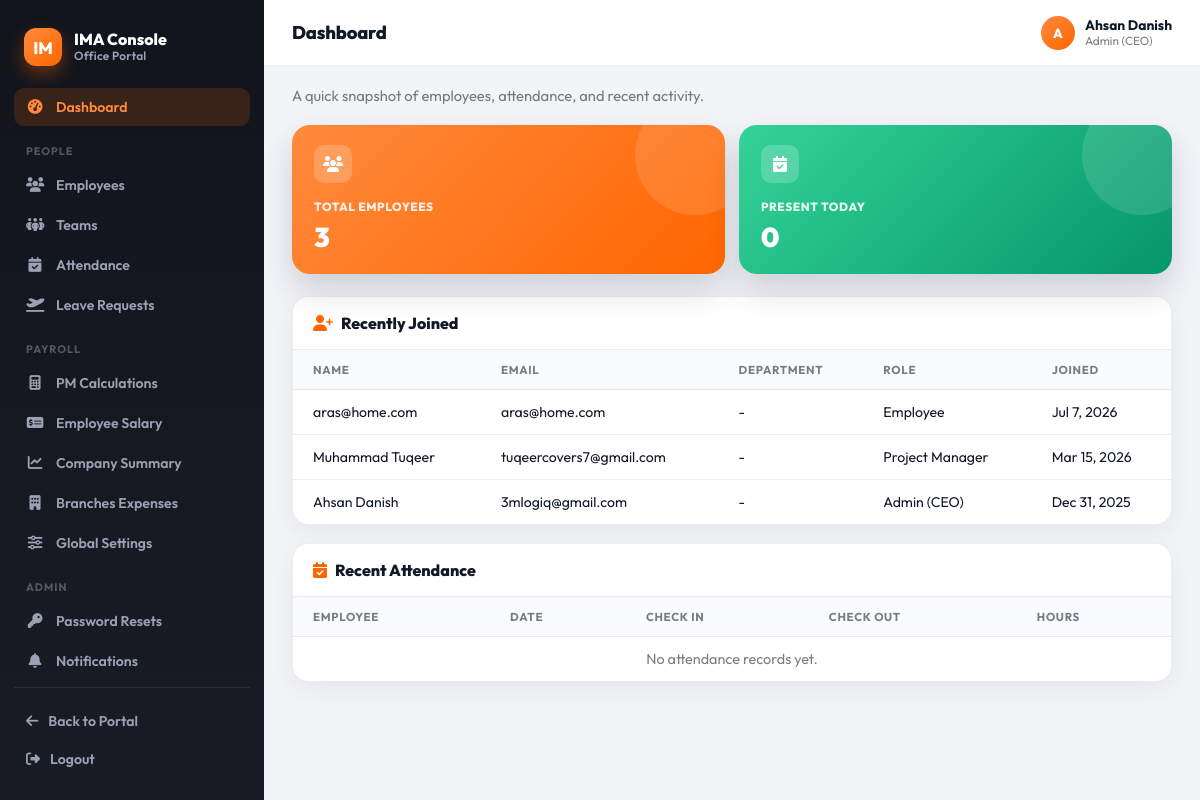
The app's page /console/ (signed in), older data.
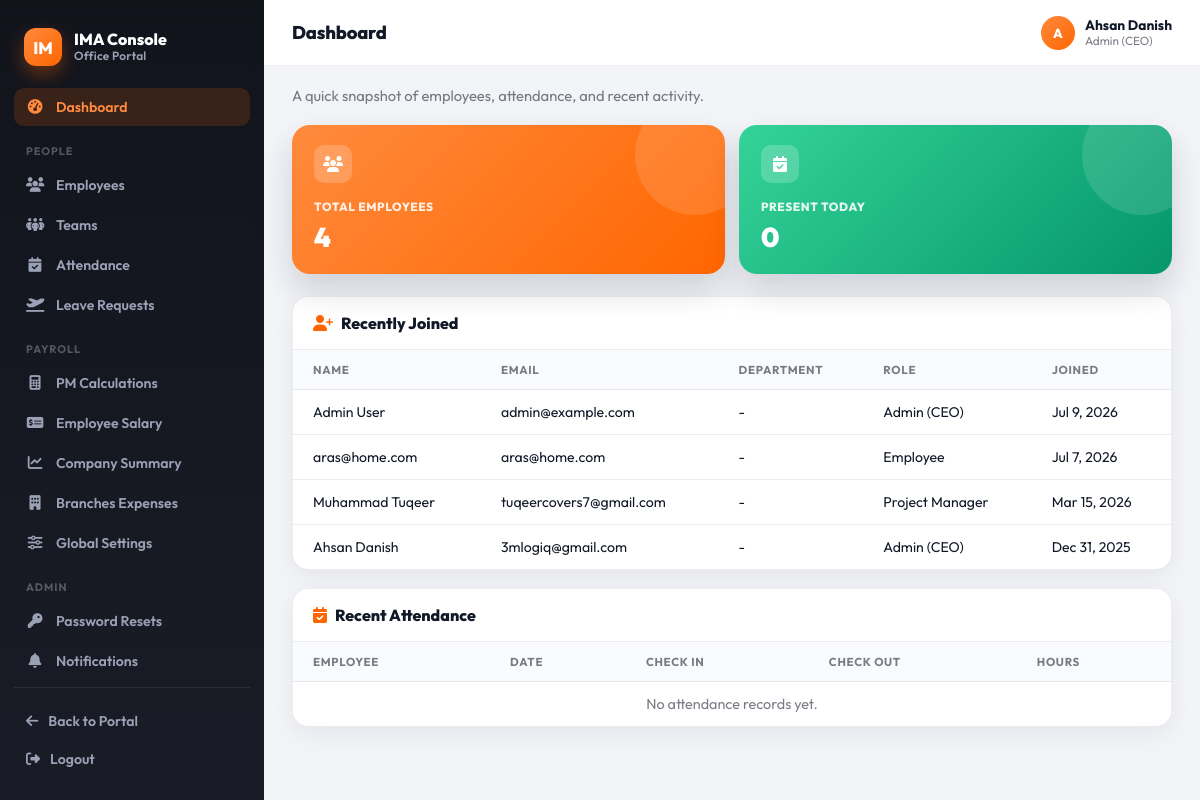
The same page, newer data.
### accounts/models.py (models this page shows, shortened)
class Employee(AbstractBaseUser, PermissionsMixin):
    cnic = models.CharField(max_length=13, unique=True, validators=[cnic_validator])
    email = models.EmailField(unique=True, validators=[email_validator])
    full_name = models.CharField(max_length=120, blank=True, null=True, validators=[alpha_spaces])
    fathers_name = models.CharField(max_length=120, blank=True, null=True, validators=[alpha_spaces])
    date_of_birth = models.DateField(blank=True, null=True)
    gender = models.CharField(max_length=10, choices=[('male','Male'),('female','Female'),('other','Other'),('na','Prefer not to say')], blank=True, null=True)
    marital_status = models.CharField(max_length=10, choices=[('single','Single'),('married','Married'),('divorced','Divorced'),('widowed','Widowed')], blank=True, null=True)
    contact_number = models.CharField(max_length=14, blank=True, null=True)
    residential_address = models.TextField(max_length=250, blank=True, null=True)
    date_of_joining = models.DateField(blank=True, null=True)
    reporting_manager_name = models.CharField(max_length=120, blank=True, null=True, validators=[alpha_spaces])
    department = models.CharField(max_length=10, choices=[('HR','HR'),('IT','IT'),('FIN','Finance'),('OPS','Operations'),('SALES','Sales'),('OTHER','Other')], blank=True, null=True)
    designation = models.CharField(max_length=120, blank=True, null=True)
    employment_type = models.CharField(max_length=2, choices=[('FT','Full-time'),('PT','Part-time'),('CT','Contract'),('IN','Internship')], blank=True, null=True)
    employee_code = models.CharField(max_length=20, unique=True, blank=True, null=True)
    profile_picture = models.ImageField(upload_to=profile_picture_path, validators=[], blank=True, null=True)
    cnic_front = models.ImageField(upload_to=cnic_front_path, validators=[], blank=True, null=True)
    cnic_back = models.ImageField(upload_to=cnic_back_path, validators=[], blank=True, null=True)
    degree_certificate = models.FileField(upload_to=degree_path, validators=[], blank=True, null=True)
    father_cnic = models.ImageField(upload_to=father_cnic_path, validators=[], blank=True, null=True)
    emergency_contact_name = models.CharField(max_length=120, blank=True, null=True)
    emergency_relationship = models.CharField(max_length=10, choices=[('father','Father'),('mother','Mother'),('spouse','Spouse'),('sibling','Sibling'),('friend','Friend'),('other','Other')], blank=True, null=True)
    emergency_contact_number = models.CharField(max_length=14, blank=True, null=True)
    emergency_contact_address = models.TextField(blank=True, null=True)
    blood_group = models.CharField(max_length=3, choices=[('A+','A+'),('A-','A-'),('B+','B+'),('B-','B-'),('O+','O+'),('O-','O-'),('AB+','AB+'),('AB-','AB-')], blank=True, null=True)
    previous_employer = models.TextField(blank=True, null=True)
    special_skills = models.TextField(blank=True, null=True)
    ROLE_CHOICES = [
        ('employee', 'Employee'),
        ('pm', 'Project Manager'),
        ('admin', 'Admin (CEO)'),   # 🔹 added Admin role
    ]
    role = models.CharField(
        max_length=20,
        choices=ROLE_CHOICES,
        default='employee',
        help_text="Role of the employee. Default is 'Employee'."
    )
    is_staff = models.BooleanField(default=False)
    is_active = models.BooleanField(default=False)
    date_joined = models.DateTimeField(auto_now_add=True)
    objects = EmployeeManager()
    USERNAME_FIELD = 'cnic'
    REQUIRED_FIELDS = ['email']
    class Media:
        css = {"all": ("css/admin/accounts.css",)}

### console/views.py (the view, shortened to what this page needs)
# urls.py: path("", views.dashboard_view, name="dashboard"),
@login_required
@role_required(*STAFF_ROLES)
def dashboard_view(request):
    today = timezone.localdate()
    employees_qs = Employee.objects.all()
    attendance_qs = Attendance.objects.select_related("employee")
    if not _is_admin(request):
        member_ids = _pm_team_member_ids(request.user)
        employees_qs = employees_qs.filter(id__in=member_ids)
        attendance_qs = attendance_qs.filter(employee_id__in=_pm_scope_ids(request.user))
    recent_employees = []
    for emp in employees_qs.order_by("-date_joined")[:5]:
        recent_employees.append(
            {
                "name": emp.full_name or emp.email or emp.cnic,
                "email": emp.email,
                "department": emp.get_department_display() if emp.department else "-",
                "role": emp.get_role_display() if emp.role else "-",
                "date_joined": emp.date_joined,
            }
        )
    recent_attendance = []
    context = {
        "employees_count": employees_qs.count(),
        "attendance_today": attendance_qs.filter(check_in__date=today).count(),
        "recent_employees": recent_employees,
        "recent_attendance": recent_attendance,
    }
    return render(request, "console/dashboard.html", context)

### console/views.py (called while the page is built)
def _is_admin(request):
    return getattr(request.user, "role", None) == "admin"

### console/templates/console/dashboard.html
{% extends "console/base.html" %}
{% block page_title %}Dashboard{% endblock %}
{% block content %}
<p class="cn-page-lede">A quick snapshot of employees, attendance, and recent activity.</p>
<div class="cn-kpi-grid">
  <div class="cn-kpi-tile c1">
    <div class="icon"><i class="fa-solid fa-users"></i></div>
    <div class="label">Total Employees</div>
    <div class="value">{{ employees_count }}</div>
  </div>
  <div class="cn-kpi-tile c2">
    <div class="icon"><i class="fa-solid fa-calendar-check"></i></div>
    <div class="label">Present Today</div>
    <div class="value">{{ attendance_today }}</div>
  </div>
</div>
<div class="cn-card" style="margin-bottom:18px;">
  <div class="cn-card-header"><h3><i class="fa-solid fa-user-plus" style="color:var(--cn-accent);margin-right:8px;"></i>Recently Joined</h3></div>
  <div class="cn-table-wrap">
    <table class="cn-table">
      <thead><tr><th>Name</th><th>Email</th><th>Department</th><th>Role</th><th>Joined</th></tr></thead>
      <tbody>
        {% for emp in recent_employees %}
          <tr>
            <td>{{ emp.name }}</td>
            <td>{{ emp.email }}</td>
            <td>{{ emp.department }}</td>
            <td>{{ emp.role }}</td>
            <td>{{ emp.date_joined|date:"M j, Y" }}</td>
          </tr>
        {% empty %}
          <tr><td colspan="5" class="cn-empty">No employees yet.</td></tr>
        {% endfor %}
      </tbody>
    </table>
  </div>
</div>
<div class="cn-card">
  <div class="cn-card-header"><h3><i class="fa-solid fa-calendar-check" style="color:var(--cn-accent);margin-right:8px;"></i>Recent Attendance</h3></div>
  <div class="cn-table-wrap">
    <table class="cn-table">
      <thead><tr><th>Employee</th><th>Date</th><th>Check In</th><th>Check Out</th><th>Hours</th></tr></thead>
      <tbody>
        {% for row in recent_attendance %}
          <tr>
            <td>{{ row.employee }}</td>
            <td>{{ row.date }}</td>
            <td>{{ row.check_in }}</td>
            <td>{{ row.check_out }}</td>
            <td>{{ row.hours_worked }}</td>
          </tr>
        {% empty %}
          <tr><td colspan="5" class="cn-empty">No attendance records yet.</td></tr>
        {% endfor %}
      </tbody>
    </table>
  </div>
</div>
{% endblock %}

Row changes from the older to the newer data that the page shows:
added Employee: name "Admin User", email "admin@example.com", date_joined "Jul 9, 2026"
Text that changed along with them:
{{ employees_count }}: "3" → "4"
new list line: "- Admin (CEO)"
